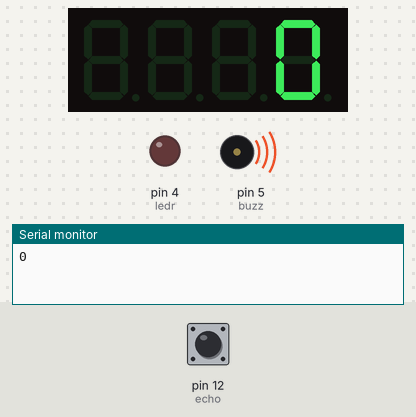
Bench run of a sketch on a simulated Arduino Uno, built with avr-gcc and run on an emulated ATmega328P. Shown: 4-digit seven-segment display, output pins drawn as LEDs (lit = HIGH), buzzer (waves = sounding, pin HIGH), the last lines printed to the serial monitor. Dashed ring = blinking. The test bench sets the inputs (shaded band); at power-on: pin 12 (echo) LOW. Pins used as bus, display or sensor lines are not drawn.

Above: at 1.7 s.
1.8 s: pin 12 (echo) pulsed HIGH 2 times (0.12 s each, 0.3 s apart)
At 3.0 s:
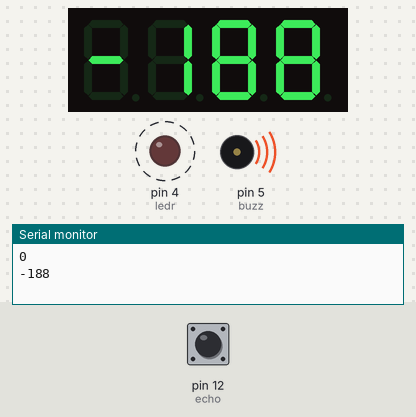
At 4.4 s:
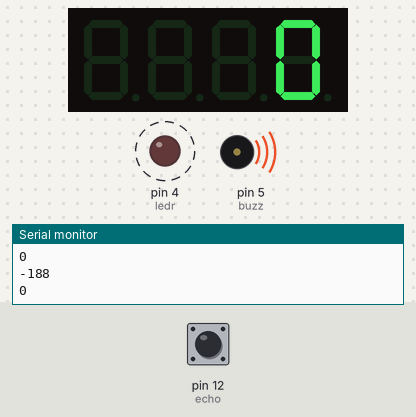
Timing chart, 0 to 11.4 s (numbered marks = the images above; inputs shaded):
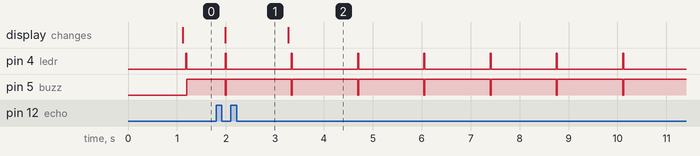

The sketch:

distance_sensor.ino
```cpp
#include <TM1637Display.h>
#define CLK 6
#define DIO 3
TM1637Display display(CLK, DIO);
int ledr=4;
int ledb=3;
int ledw=6;
int buzz=5;
int trig=11;
int echo=12;
int duration , distance ;

void setup() {
pinMode(ledr , OUTPUT);
pinMode(ledb , OUTPUT);
pinMode(ledw , OUTPUT);
pinMode(buzz , OUTPUT);
pinMode(trig , OUTPUT);
pinMode(echo , INPUT);

Serial.begin(9600);
display.setBrightness(0, true);
}

void loop() {
 digitalWrite(trig , LOW);
 delay(20);
 digitalWrite(trig , HIGH);
 delay(100);
 digitalWrite(trig , LOW);

 duration = pulseIn(echo , HIGH);
 distance = duration*0.034/2;
 Serial.println(distance);

 int digit1=distance/100;
 int digit2=distance/10;
 int digit3=distance/1;

display.showNumberDec(digit1 , false);
display.showNumberDec(digit2 , false);
display.showNumberDec(digit3 , false);

if(distance > 150){digitalWrite(ledw ,HIGH);
                  digitalWrite(ledb , LOW);
                  digitalWrite(ledr , LOW);
                  digitalWrite(buzz , LOW);
}

if(distance < 150){digitalWrite(ledw ,LOW);
                  digitalWrite(ledb , HIGH);
                  digitalWrite(ledr , LOW);
                  digitalWrite(buzz , LOW);
}

 if (distance <50)
     {digitalWrite(ledb , LOW);
      digitalWrite(ledw , LOW);
      digitalWrite(ledr ,HIGH);
      delay(20);
      digitalWrite(ledr ,LOW);
      digitalWrite(buzz ,HIGH);
      delay(50);
      digitalWrite(buzz , LOW);
    }
 if(distance <5){digitalWrite(buzz ,HIGH);}
 delay(100);
}
```

Measured:
- after the input at 1.8 s, the display: changes after 0.18 s (image 1)
- by itself, pin 4 (ledr): alternates HIGH for 0.02 s and LOW for 1.3 s
- by itself, pin 5 (buzz): alternates HIGH for 1.3 s and LOW for 0.02 s
